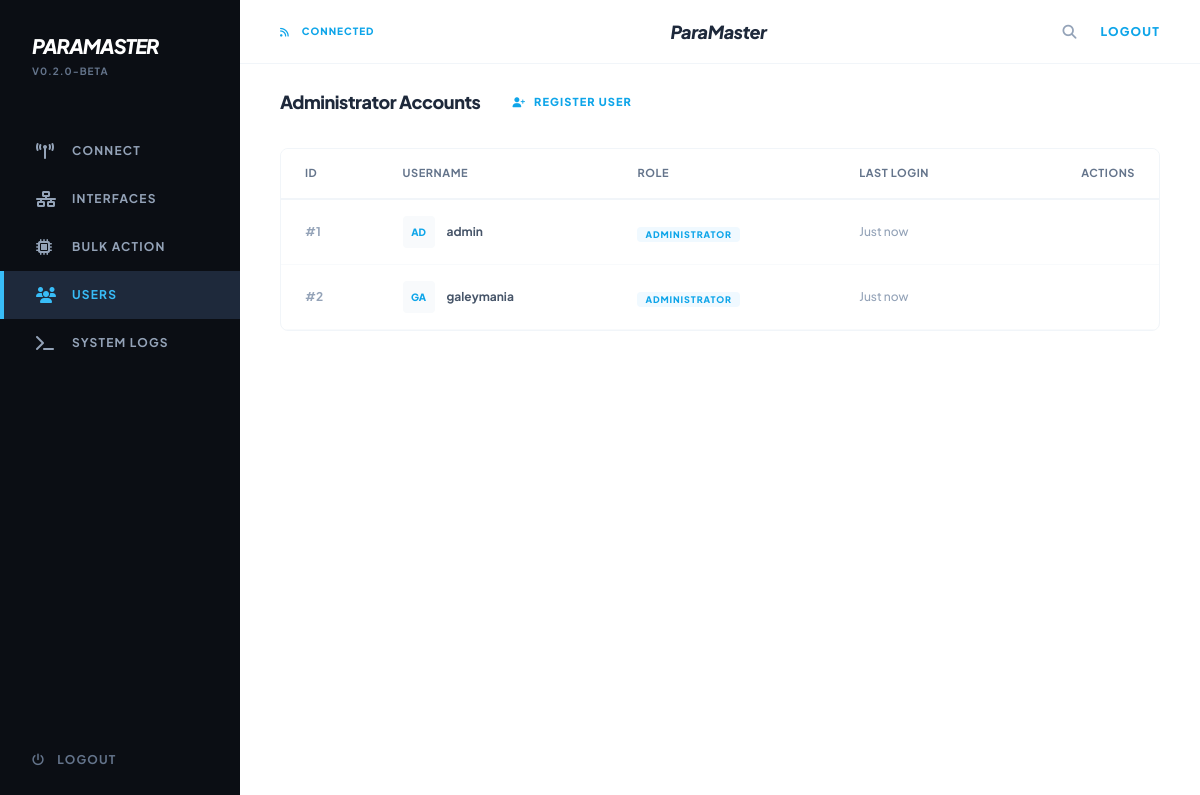
Page /users (signed in) on the earlier database version.
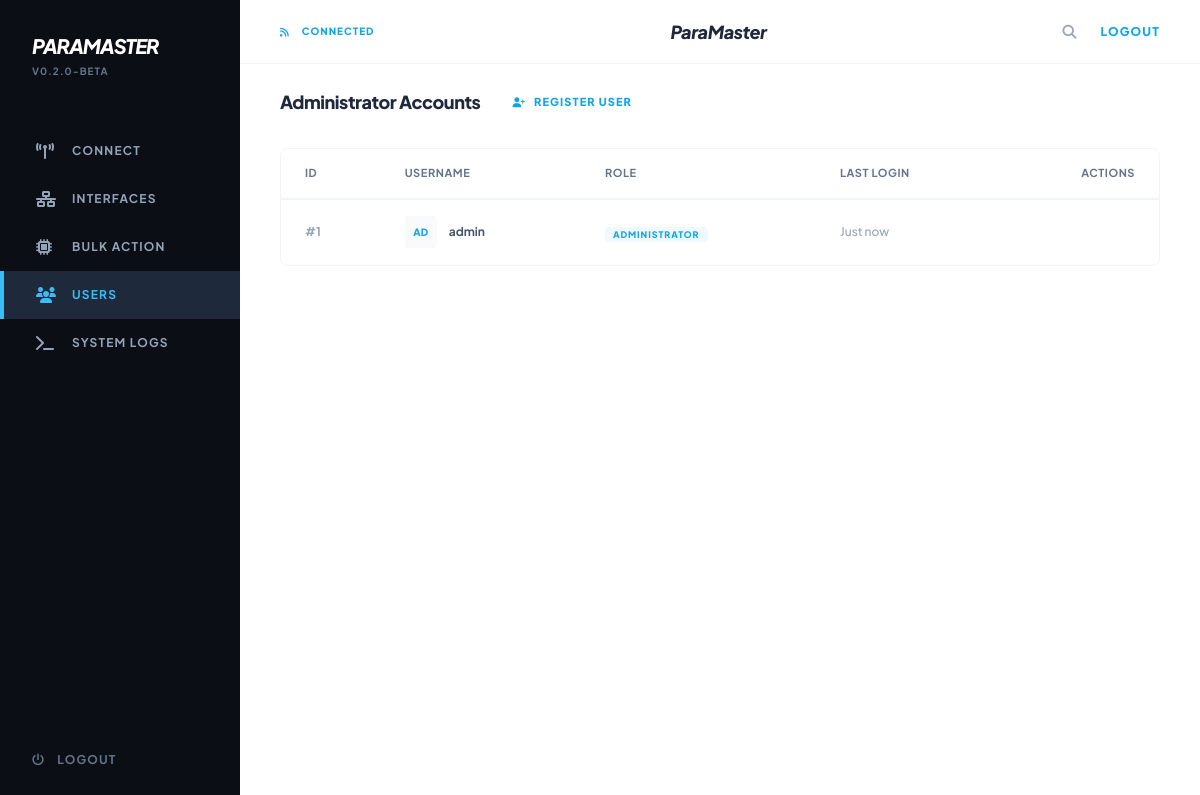
Same page on the later database version.
### models.py (models this page shows)
class User(db.Model, UserMixin):
    id = db.Column(db.Integer, primary_key=True)
    username = db.Column(db.String(80), unique=True, nullable=False)
    password = db.Column(db.String(120), nullable=False)

### app.py (the view)
@app.route('/users')
@login_required
def users():
    users_list = User.query.all()
    return render_template('users.html', users=users_list)

### app.py (called while the page is built, shortened)
@login_manager.user_loader
def load_user(user_id):
    return User.query.get(int(user_id))

@app.before_request
def prepare_db_schema():
    global schema_prepared
    if schema_prepared:
        return

### templates/users.html (shortened to what this page needs)
{% extends "base.html" %}
{% block content %}
<div class="px-10 py-6">
    <div class="flex items-center justify-between mb-8">
        <div class="flex items-center gap-8">
            <h3 class="text-lg font-black text-slate-800 tracking-tight">Administrator Accounts</h3>
            <div class="flex items-center gap-4">
                <button onclick="document.getElementById('addUserModal').classList.remove('hidden')" class="flex items-center gap-2 text-sky-500 text-[11px] font-black uppercase tracking-widest hover:text-sky-600 transition-all">
                    <i class="fas fa-user-plus text-[10px]"></i>
                    Register User
                </button>
            </div>
        </div>
    </div>
    <div class="bg-white rounded-lg overflow-hidden border border-slate-100 max-w-4xl">
        <table class="w-full text-left border-collapse">
            <thead>
                <tr class="table-header bg-white">
                    <th class="px-6 py-4">ID</th>
                    <th class="px-6 py-4">Username</th>
                    <th class="px-6 py-4">Role</th>
                    <th class="px-6 py-4">Last Login</th>
                    <th class="px-6 py-4 text-right">Actions</th>
                </tr>
            </thead>
            <tbody>
                {% for user in users %}
                <tr class="table-row group">
                    <td class="px-6 py-4 text-xs font-bold text-slate-400">#{{ user.id }}</td>
                    <td class="px-6 py-4 text-xs font-bold text-slate-600">
                        <div class="flex items-center gap-3">
                            <div class="w-8 h-8 bg-slate-50 text-sky-500 rounded flex items-center justify-center font-black text-[10px]">
                                {{ user.username[:2].upper() }}
                            </div>
                            {{ user.username }}
                        </div>
                    </td>
                    <td class="px-6 py-4">
                        <span class="text-[9px] font-black bg-sky-50 text-sky-500 px-2 py-0.5 rounded uppercase tracking-widest">Administrator</span>
                    </td>
                    <td class="px-6 py-4 text-xs text-slate-400 font-medium">Just now</td>
                    <td class="px-6 py-4 text-right">
                    </td>
                </tr>
                {% endfor %}
            </tbody>
        </table>
    </div>
</div>
{% endblock %}

Differences in the rows shown:
removed User: id "2", username "GA", username "galeymania"
